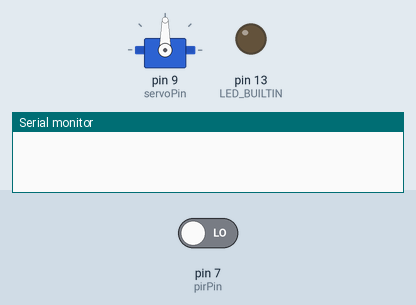
Simulated run of this sketch. Board: Arduino Uno, built with avr-gcc and run on an emulated ATmega328P. On the bench: servo, output pins drawn as LEDs (lit = HIGH), the last lines printed to the serial monitor. The test bench sets the inputs (shaded band); at power-on: pin 7 (pirPin) LOW.

Above: at 1.2 s.
1.3 s: pin 7 (pirPin) driven HIGH
At 1.7 s:
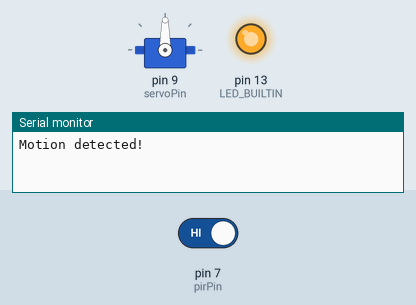
At 2.2 s:
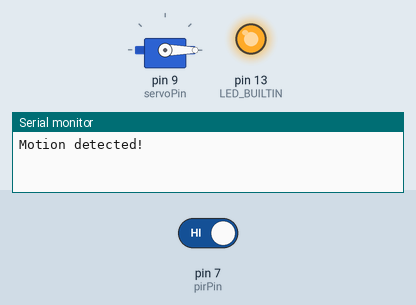
4.3 s: pin 7 (pirPin) driven LOW
At 4.9 s:
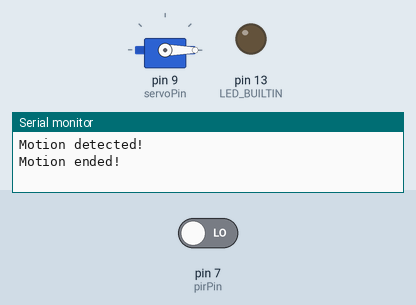
Timing chart, 0 to 7.3 s (numbered marks = the images above; inputs shaded):
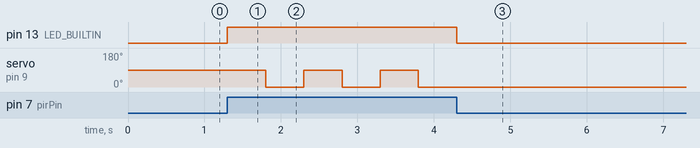

Measured:
- after the input at 1.3 s, pin 13 (LED_BUILTIN): LOW → HIGH at once; servo on pin 9 (servoPin): alternates 90° for 0.50 s and 0° for 0.50 s, starting after 0.50 s
- after the input at 4.3 s, pin 13 (LED_BUILTIN): HIGH → LOW at once

The sketch:

Test_all_Component_ver3.ino
```cpp
#include <Servo.h>

Servo myservo;

#define servoPin 9
#define pirPin 7

int pos = 0;
const long interval = 5000;        // Interval in milliseconds
const int numServoMovements = 3;   // Number of times servo moves

unsigned long previousMillis = 0;

bool motionState = false; // We start with no motion detected.

void setup() {
  Serial.begin(9600);
  myservo.attach(servoPin);
  pinMode(pirPin, INPUT);
  pinMode(LED_BUILTIN, OUTPUT);
}

void moveServo() {
  for (int i = 0; i < numServoMovements; i++) {
    myservo.write(90);
    delay(500);
    myservo.write(0);
    delay(500);
  }
}

void loop() {
  unsigned long currentMillis = millis();
  int val = digitalRead(pirPin);

  if (val == HIGH) {
    digitalWrite(LED_BUILTIN, HIGH); // Turn on the LED.
    if (motionState == false) {
      Serial.println("Motion detected!");
      motionState = true;
      moveServo(); // Call function to move servo once
    }
  } else {
    digitalWrite(LED_BUILTIN, LOW); // Turn off the LED.
    if (motionState == true) {
      Serial.println("Motion ended!");
      motionState = false;
    }
  }

}
```
